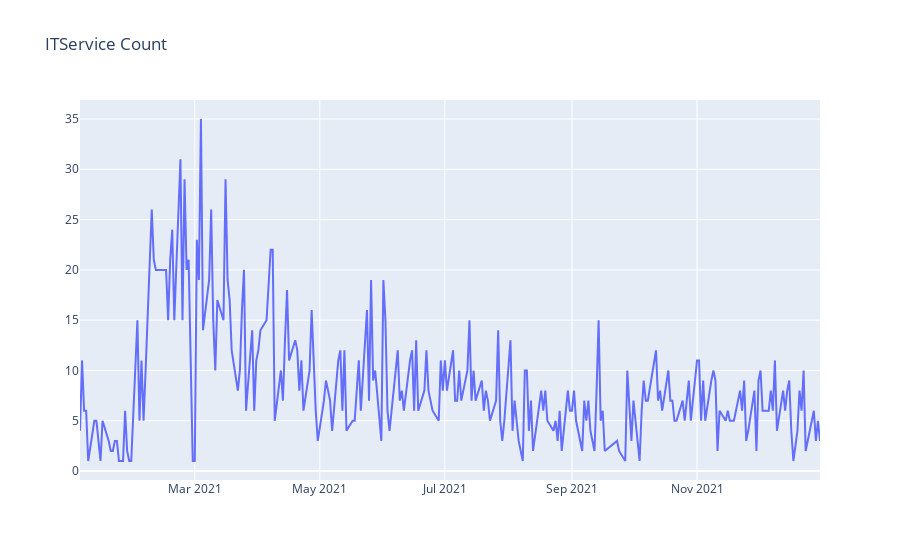

Notebook code for this chart:
### Code cell
#plot sales diff
plot_data = [
    go.Scatter(
        x=df_diff['RQST_DT'],
        y=df_diff['CNT'],
    )
]
plot_layout = go.Layout(
        title='ITService Count'
    )
fig = go.Figure(data=plot_data, layout=plot_layout)
pyoff.iplot(fig)

### Figure 1 — Plotly figure (JSON) as saved in the notebook; plotly's stock layout.template omitted (floating-point values rounded to 4 significant figures; data arrays with more than 128 entries replaced by an {"elided": "..."} marker saying what was removed)
{"data": [{"type": "scatter", "x": {"elided": "255 str values"}, "y": {"elided": "255 int values"}}], "layout": {"title": {"text": "ITService Count"}}}
